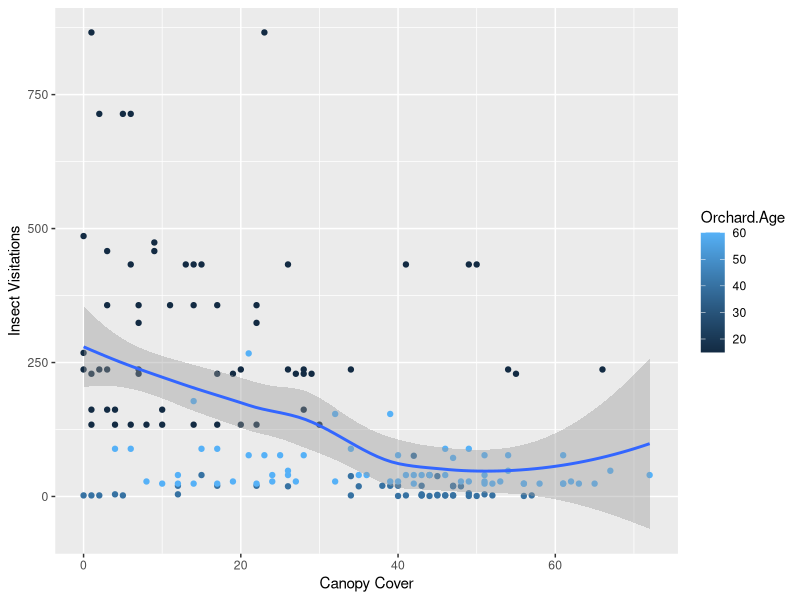

Write the R code that produced this figure.
## POLLINATOR THESIS PROJECT FIGURES
## Canopy cover vs. pollinator abundances


## Libraries needed
library(tidyverse)
library(ggplot2)
library(dplyr)
library(nlme)
library(multcomp)

#############################
#############################
## Import data
## Clean up column names and columns

observedpollinators <- read.csv("observedpollinators_2021.csv")
names(observedpollinators) <- c ("Month", "Orchard.Age", "Block", "Management", "Seed.Mix", "Host.Plant", "Morphospecies", "Number", "Notes")

canopycover <- read.csv("canopy_cover.csv")
names(canopycover) <- c("Orchard.Age", "Block", "Management", "Seed.Mix", "Canopy", "Year")
#############################
#############################

## I want to compare pollinator abundance and canopy cover, and I'd also like to keep the
## orchard age variable in there so that I can see if that has an effect (since canopy
## cover tended to vary with age)
## I also want to filter out 2020 data, since pollinators were only collected in 2021

canopyvisits <- merge(x=observedpollinators, y=canopycover,by=c("Orchard.Age","Block"),all=TRUE) %>%
  filter(Year==2021) %>%
  group_by(Orchard.Age, Block, Canopy) %>%
  summarise(Number = sum(Number))

## Plot

ggplot(canopyvisits, aes(x=Canopy, y=Number, colour=Orchard.Age)) +
  geom_point() +
  labs(x="Canopy Cover", y = "Insect Visitations") +
  stat_smooth()

#############################
#############################

## Statistics
## I'm using a mixed model. 'lme' uses t-tests and f-tests to find the significance between
## canopy cover and insect visits. Canopy cover is a random effect.

mmcanopy<-lme(Number~Canopy, random = ~1|Canopy, data = canopyvisits, na.action=na.omit)
summary(mmcanopy)
anova(mmcanopy)
